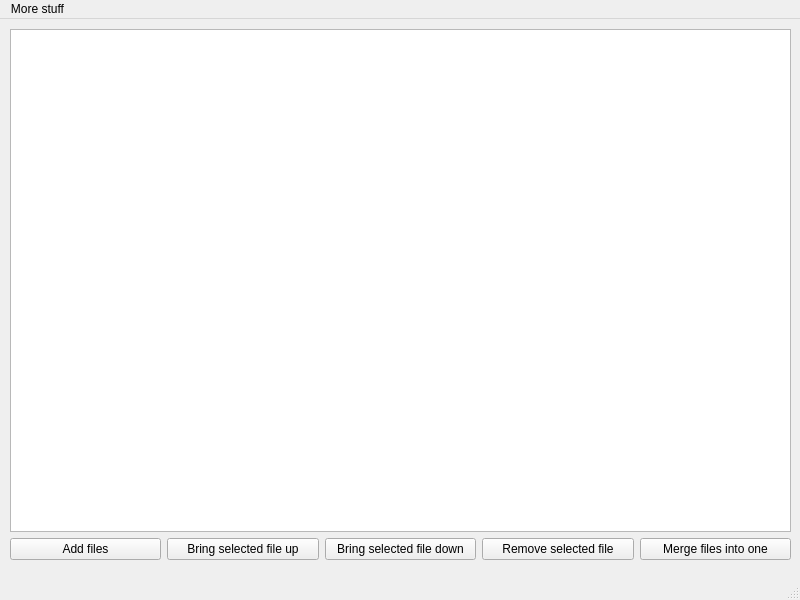
<?xml version="1.0" encoding="UTF-8"?>
<ui version="4.0">
 <class>MainWindow</class>
 <widget class="QMainWindow" name="MainWindow">
  <property name="geometry">
   <rect>
    <x>0</x>
    <y>0</y>
    <width>800</width>
    <height>600</height>
   </rect>
  </property>
  <property name="windowTitle">
   <string>DyberyPDF Merger</string>
  </property>
  <widget class="QWidget" name="centralwidget">
   <widget class="QWidget" name="gridLayoutWidget">
    <property name="geometry">
     <rect>
      <x>10</x>
      <y>10</y>
      <width>781</width>
      <height>531</height>
     </rect>
    </property>
    <layout class="QGridLayout" name="gridLayout">
     <item row="1" column="3">
      <widget class="QPushButton" name="removeFileBtn">
       <property name="text">
        <string>Remove selected file</string>
       </property>
      </widget>
     </item>
     <item row="1" column="0">
      <widget class="QPushButton" name="addFileBtn">
       <property name="text">
        <string>Add files</string>
       </property>
      </widget>
     </item>
     <item row="1" column="2">
      <widget class="QPushButton" name="downBtn">
       <property name="text">
        <string>Bring selected file down</string>
       </property>
      </widget>
     </item>
     <item row="1" column="1">
      <widget class="QPushButton" name="upBtn">
       <property name="text">
        <string>Bring selected file up</string>
       </property>
      </widget>
     </item>
     <item row="1" column="4">
      <widget class="QPushButton" name="mergeBtn">
       <property name="text">
        <string>Merge files into one</string>
       </property>
      </widget>
     </item>
     <item row="0" column="0" colspan="5">
      <widget class="QListView" name="pdfList"/>
     </item>
    </layout>
   </widget>
  </widget>
  <widget class="QMenuBar" name="menubar">
   <property name="geometry">
    <rect>
     <x>0</x>
     <y>0</y>
     <width>800</width>
     <height>22</height>
    </rect>
   </property>
   <widget class="QMenu" name="menuMore_stuff">
    <property name="title">
     <string>More stuff</string>
    </property>
    <addaction name="actionClose"/>
    <addaction name="actionAbout_DyberyPDF_Merger"/>
    <addaction name="actionAbout_Qt"/>
   </widget>
   <addaction name="menuMore_stuff"/>
  </widget>
  <widget class="QStatusBar" name="statusbar"/>
  <action name="actionClose">
   <property name="text">
    <string>Close</string>
   </property>
  </action>
  <action name="actionAbout_DyberyPDF_Merger">
   <property name="text">
    <string>About DyberyPDF Merger</string>
   </property>
  </action>
  <action name="actionAbout_Qt">
   <property name="text">
    <string>About Qt</string>
   </property>
  </action>
 </widget>
 <resources/>
 <connections/>
</ui>
